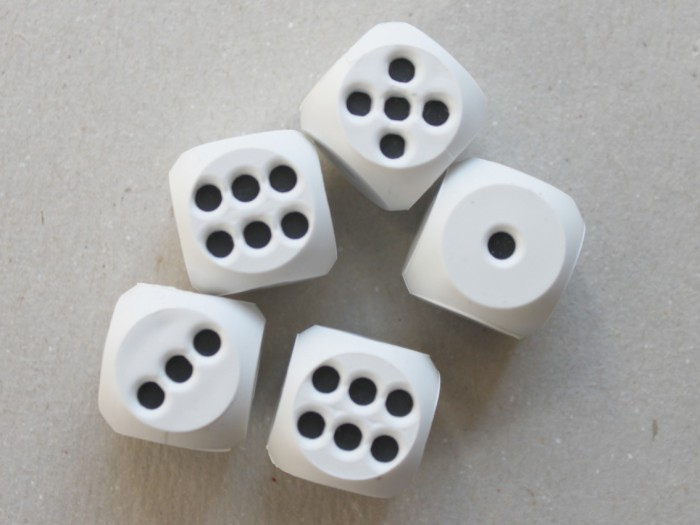
#> input picture images/kosci0.jpg, 700 x 525 px
$ python -i main.py   (imports and definitions only)   (older library calls are emulated)
#> lines starting #> are read from the running program, lines starting #| are printed output that depends on the picture; after the words box and inside, x2 and y2 are one past the last pixel; in counts of white or black regions, pixels touching at a corner belong together
from __future__ import division
from matplotlib import pyplot as plt
import numpy as np
from pylab import *
import skimage as ski
from skimage.filters import rank
from skimage import img_as_float, img_as_ubyte, util, data, io, filters, exposure, img_as_float, img_as_ubyte, feature, \
    measure, data, io, filters, exposure
from skimage.morphology import disk
import skimage.morphology as mp
from skimage.color import rgb2hsv, hsv2rgb, rgb2gray
from skimage.filters.edges import convolve
from numpy import array
from IPython.display import display
from ipywidgets import *
from ipykernel.pylab.backend_inline import flush_figures
import cv2.cv2

NUMBER_OF_IMAGES = 8


# load one image from file
def load_image(file_location):
    filename = os.path.join(os.path.dirname(__file__), file_location)
    image = data.load(filename, as_grey=False)
    return image


# collecting many images from file to table
def load_all_images_from_directory():
    image = [];
    for i in range(NUMBER_OF_IMAGES):
        image.append(load_image("images/kosci" + str(i) + ".jpg"))
#> further down, picture is the input picture: shape (525, 700, 3); mean B, G, R 165.1, 166.8, 167.4
    return image


# display all images from list
def display_images(images):
    number = 0
    for i in images:
        number = number + 1
        plt.subplot(1, NUMBER_OF_IMAGES, number)
        plt.imshow(i, cmap='gray')
        plt.xticks([])
        plt.yticks([])
    plt.show()


# collecting images to convert many images
def convert_all_images(images):
    converted_images = []
    for i in images:
        converted_images.append(convert_image(i))
    return converted_images


# function to convert single image
def convert_image(image):
    image = cv2.bitwise_not(image)
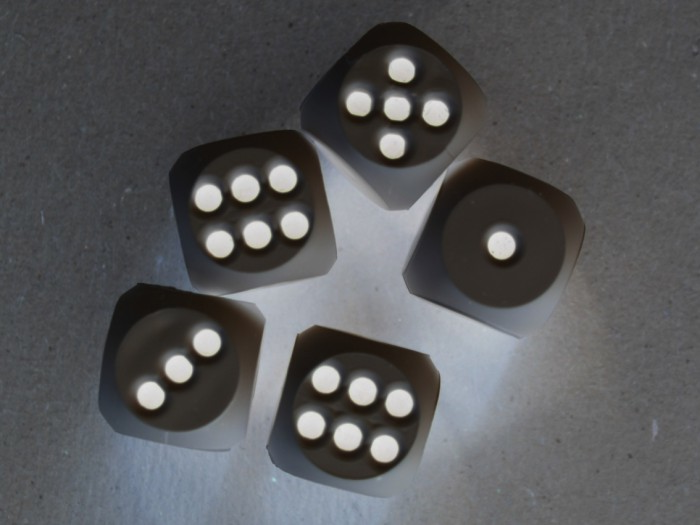
#> image: shape (525, 700, 3); mean of channels 0, 1, 2 89.9, 88.2, 87.6; drawn as B, G, R
    hsv = cv2.cvtColor(image, cv2.COLOR_BGR2HSV)
#> hsv: shape (525, 700, 3); mean H, S, V 71.9, 22.8, 92.2
    lower = np.array([90, 0, 180])
    upper = np.array([150, 40, 250])
    if image.mean() > 130:
        lower = np.array([17, 0, 90])
        upper = np.array([150, 40, 250])
    if image.mean() > 140:
        lower = np.array([90, 0, 180])
        upper = np.array([150, 40, 250])
    if image.mean() < 100:
        lower = np.array([90, 0, 180])
        upper = np.array([150, 30, 250])

    mask = cv2.inRange(hsv, lower, upper)
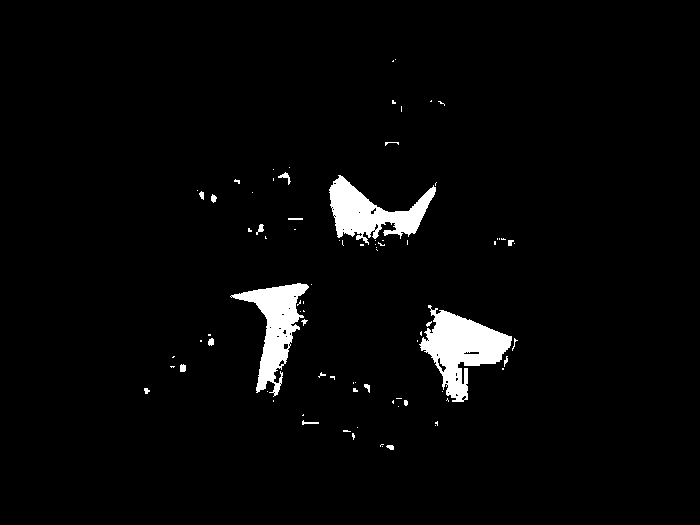
#> mask: shape (525, 700); 3.1% white; 84 white regions (64 under 20 px), largest, box (x1, y1, x2, y2) and area: (419, 305, 512, 402) 4159, (329, 175, 436, 245) 3274, (230, 283, 309, 397) 3258
    image = cv2.bitwise_and(image, image, mask=mask)
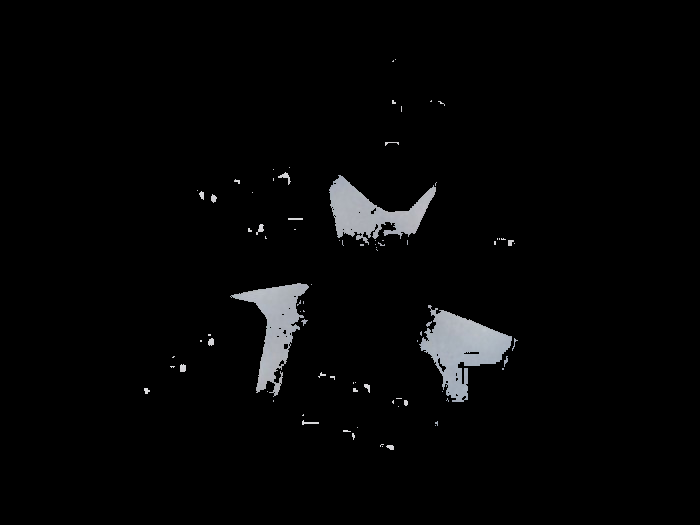
#> image: shape (525, 700, 3); mean of channels 0, 1, 2 5.9, 5.7, 5.5; drawn as B, G, R

    image = ski.filters.gaussian(image,3)
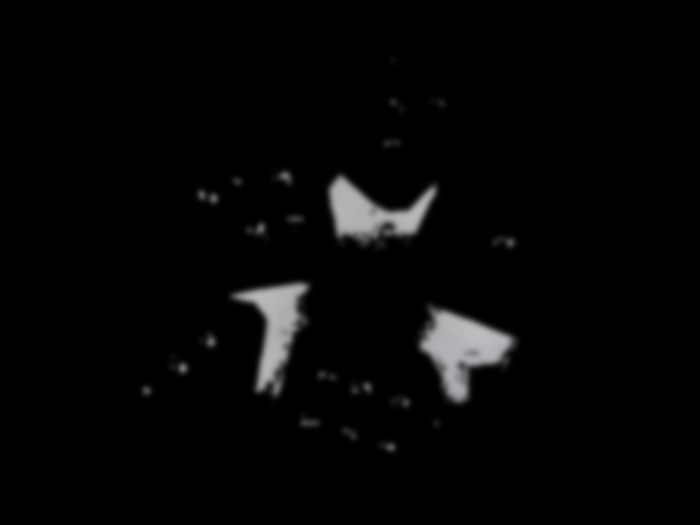
#> image: shape (525, 700, 3) float64; mean of channels 0, 1, 2 0.0226, 0.0224, 0.0222; drawn as B, G, R

    image = mp.dilation(image)
    image = mp.erosion(image)


    # [9 lines of commented-out code are left out]


    return image


# function to plot stats of all images
def plot_all_hist(images):
    number = 0
    for i in images:
        number = number + 1
        subplot(1, NUMBER_OF_IMAGES, number)
        histo, x = np.histogram(i, range(0, 256), density=True)
        plt.plot(histo)
        xlim(0, 255)
    plt.show()


# [1 line that did not run here, left out]
# [1 line that did not run here, left out]
# [1 line not run here, left out]
#plot_all_hist(images)

>>> import cv2
>>> picture = cv2.imread('images/kosci0.jpg')
>>> result = convert_image(picture)

$ run again, on images/kosci2.jpg
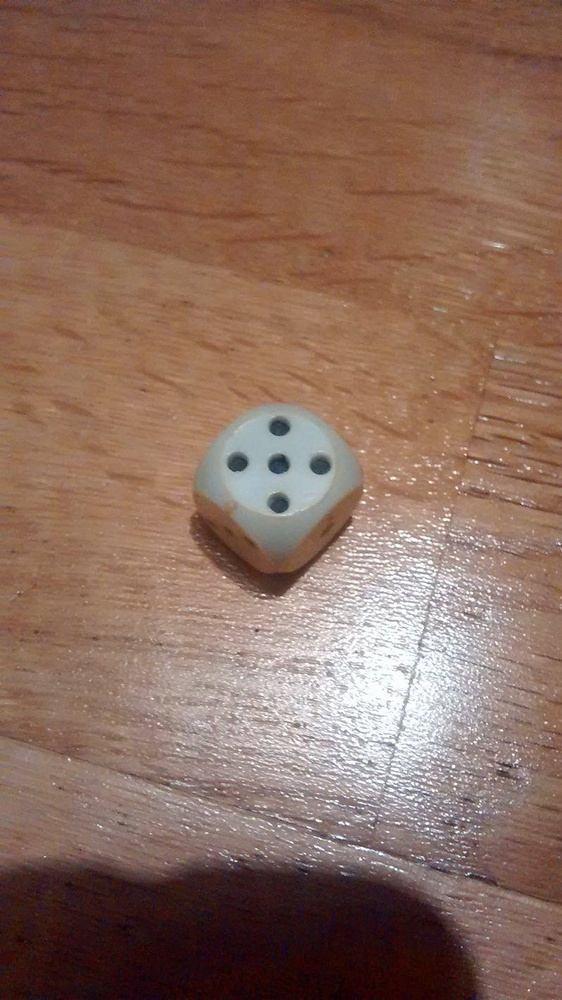
#> input picture images/kosci2.jpg, 562 x 1000 px, shrunk from 798 x 1420 before the run
#> picture is the input picture: shape (1000, 562, 3); mean B, G, R 93.5, 107.7, 138.8
#> hsv: shape (1000, 562, 3); mean H, S, V 93.3, 75.1, 162.6
#> in convert_image, `mask = cv2.inRange(hsv, lower, upper)`:
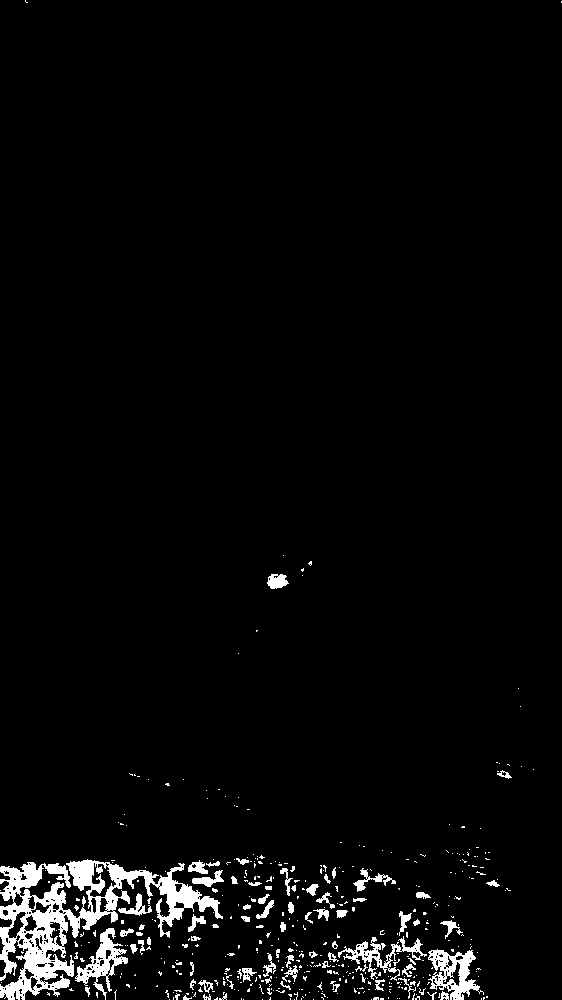
#> mask: shape (1000, 562); 3.4% white; 451 white regions (376 under 20 px), largest, box (x1, y1, x2, y2) and area: (0, 859, 223, 1000) 9595, (428, 949, 484, 1000) 1327, (75, 928, 128, 1000) 1183
#> in convert_image, `image = ski.filters.gaussian(image,3)`:
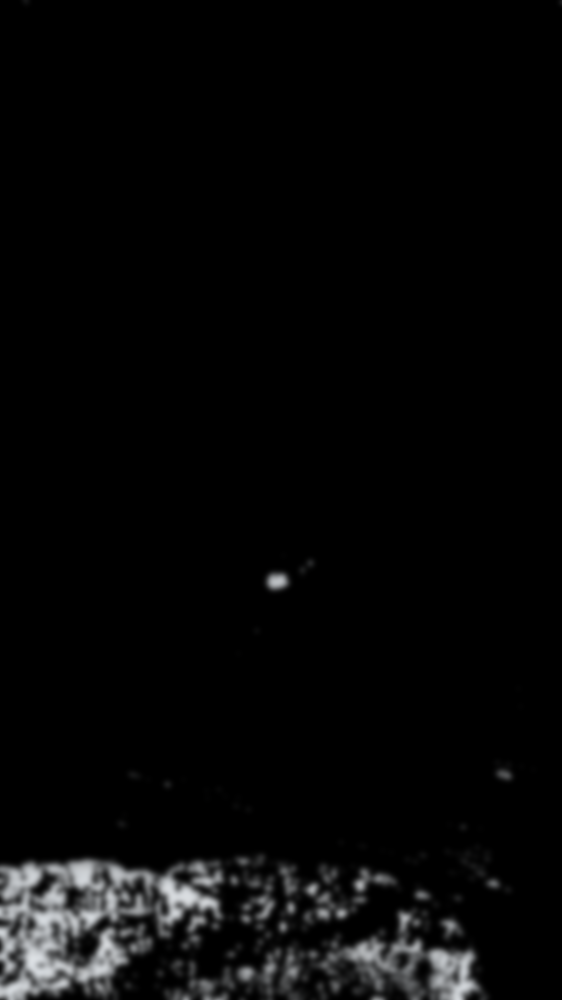
#> image: shape (1000, 562, 3) float64; mean of channels 0, 1, 2 0.0302, 0.0297, 0.0292; drawn as B, G, R
